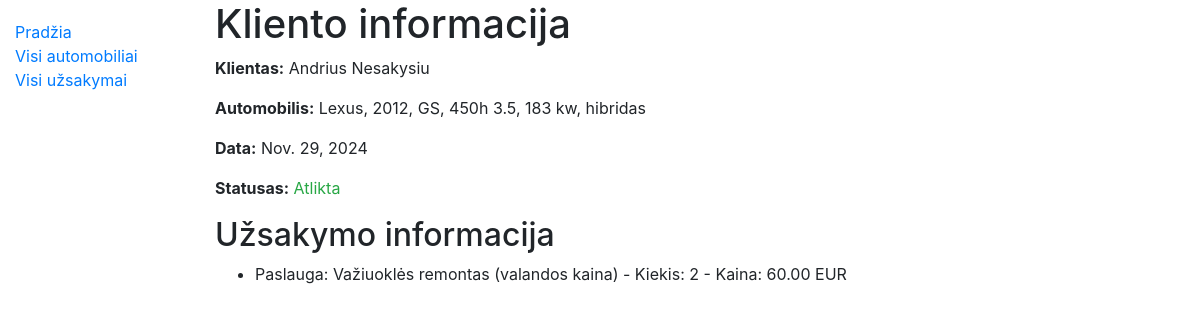
The app's page /Autoservisas/uzsakymai/4/ with its own data.
### Autoservisas/models.py (models this page shows, shortened)
class Uzsakymas(models.Model):
    data = models.DateField('UŽSAKYMO_DATA', help_text='Įveskite užsakymo datą')
    automobilis = models.ForeignKey(AutomobilisKlientas, on_delete=models.CASCADE, help_text='Pasirinkite kliento automobilį')
    PASIRINKIMAI_STATUS = [
        ('L', 'Laukiama'),
        ('V', 'Vykdoma'),
        ('A', 'Atlikta'),
    ]
    statusas = models.CharField(max_length=10, choices=PASIRINKIMAI_STATUS, default='L', help_text='Pasirinkite užsakymo statusą',  blank=True)
    class Meta:
        verbose_name = 'Užsakymas'
        verbose_name_plural = 'Užsakymai'
        ordering = ['statusas']

class AutomobilisKlientas(models.Model):
    valstybinis_nr = models.CharField('VALSTYBINIS_NUMERIS', max_length=15, unique=True, help_text='Įveskite automobilio valstybinius numerius')
    vin_kodas = models.CharField('VIN_KODAS', max_length=100, unique=True, help_text='Įveskite automobilio VIN kodą')
    klientas = models.CharField('KLIENTO_VARDAS_PAVARDĖ',max_length=50, help_text='Įveskite kliento vardą ir pavardę')
    modelis = models.ForeignKey(AutomobilioModelis, on_delete=models.CASCADE, help_text='Pasirinkite automobilį')
    class Meta:
        verbose_name = 'Kliento automobilis'
        verbose_name_plural = 'Klientų automobiliai'
        ordering = ['klientas']

class AutomobilioModelis(models.Model):
    metai = models.CharField('AUTOMOBILIO_METAI', max_length=4, help_text='Įveskite automobilio pagaminimo metus')
    marke = models.CharField('AUTOMOBILIO_MARKĖ', max_length=20, help_text='Įveskite automobilio markę')
    modelis = models.CharField('AUTOMOBILIO_MODELIS', max_length=20, help_text='Įveskite automobilio modelį pvz. A4, M3, F10, G30, GS, LS')
    variklis = models.CharField('VARIKLIS', max_length=50, help_text='Įveskite varikio parametrus: litražą, kilovatus, kuro tipą')
    class Meta:
        verbose_name = 'Automobilio modelis'
        verbose_name_plural = 'Automobilių modeliai'
        ordering = ['marke']
    def __str__(self):
        return f"{self.marke}, {self.metai}, {self.modelis}, {self.variklis}"

class UzsakymoEilute(models.Model):
    uzsakymas = models.ForeignKey(Uzsakymas, on_delete=models.CASCADE, help_text='Pasirinkite uzsakyma')
    paslauga = models.ForeignKey(Paslauga, on_delete=models.CASCADE, help_text='Pasirinkite paslaugas')
    kiekis = models.IntegerField('KIEKIS', help_text='Įveskite paslaugų kiekį')
    class Meta:
        verbose_name = 'Užsakymo eilutė'
        verbose_name_plural = 'Užsakymo eilutės'

class Paslauga(models.Model):
    pavadinimas = models.CharField('PASLAUGA', max_length=200, unique=True, help_text='Įveskite paslaugos pavadinimą')
    kaina = models.DecimalField('PASLAUGOS_KAINA', max_digits=10, decimal_places=2, help_text='Įveskite paslaugos kainą')
    class Meta:
        verbose_name = 'Paslauga'
        verbose_name_plural = 'Paslaugos'
        ordering = ['pavadinimas']

### Autoservisas/views.py (the view)
# urls.py: path('uzsakymai/<int:pk>/', views.UzsakymasDetailView.as_view(), name='uzsakymas_detail')
class UzsakymasDetailView(generic.DetailView):
    model = Uzsakymas
    template_name = 'uzsakymas_detail.html'
    context_object_name = 'detalus'
    def get_context_data(self, **kwargs):
        context = super(UzsakymasDetailView, self).get_context_data(**kwargs)
        context['eilutes'] = self.object.uzsakymoeilute_set.all
        return context

### Autoservisas/templates/uzsakymas_detail.html
{% extends "base.html" %}
{% block content %}
<h1>Kliento informacija</h1>
<p><strong>Klientas:</strong> {{ detalus.automobilis.klientas }}</p>
<p><strong>Automobilis:</strong> {{ detalus.automobilis.modelis }}</p>
<p><strong>Data:</strong> {{ detalus.data }}</p>
<p><strong>Statusas:</strong><span class="{% if detalus.statusas == 'L' %}text-danger{% elif detalus.statusas == 'V' %}text-warning{% elif detalus.statusas == 'A' %}text-success{% endif %}">
        {{ detalus.get_statusas_display }}</span>
</p>
<h2>Užsakymo informacija</h2>
<ul>
    {% for eilute in eilutes %}
    <li>
        Paslauga: {{ eilute.paslauga.pavadinimas }} - Kiekis: {{ eilute.kiekis }} - Kaina: {{ eilute.paslauga.kaina }} EUR
    </li>
    {% endfor %}
</ul>
{% endblock %}

### records on screen
Uzsakymas: automobilis.klientas "Andrius Nesakysiu", automobilis.modelis "Lexus, 2012, GS, 450h 3.5, 183 kw, hibridas", data "Nov. 29, 2024", statusas "Atlikta"
UzsakymoEilute: paslauga.pavadinimas "Važiuoklės remontas (valandos kaina)", kiekis "2", paslauga.kaina "60.00"
